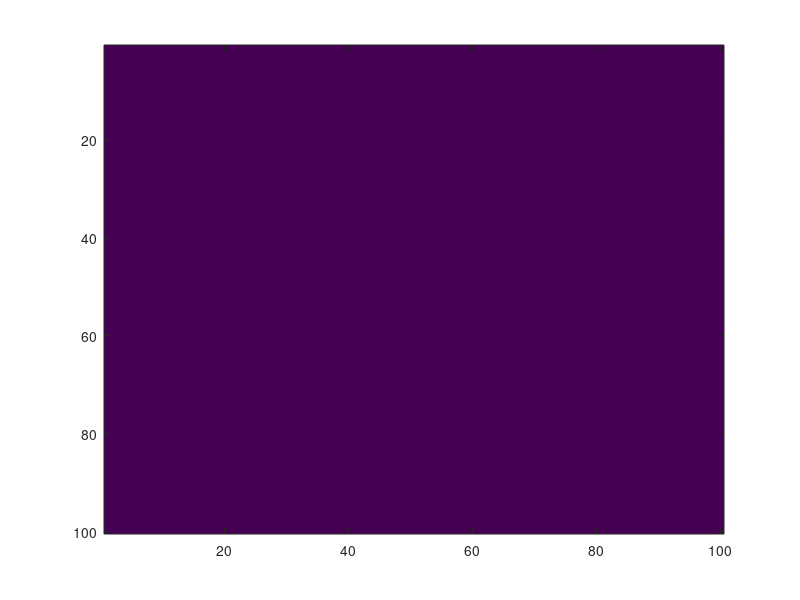
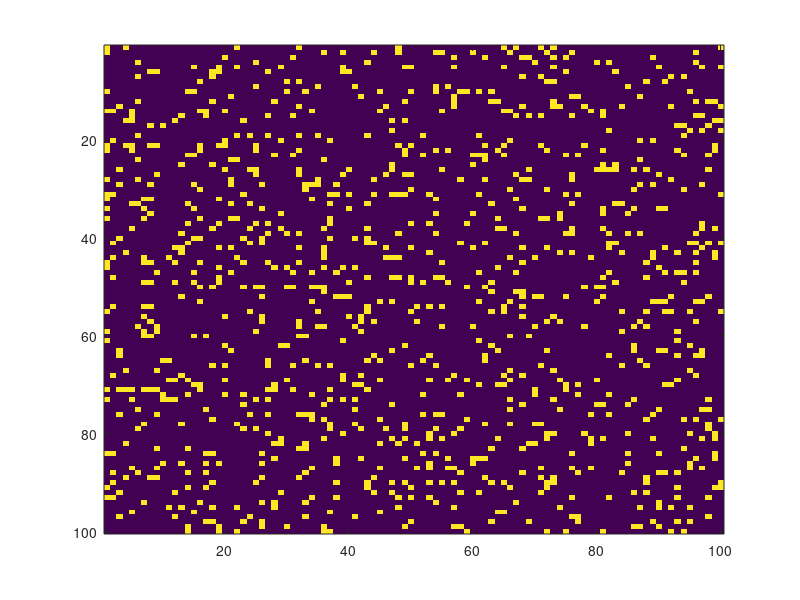
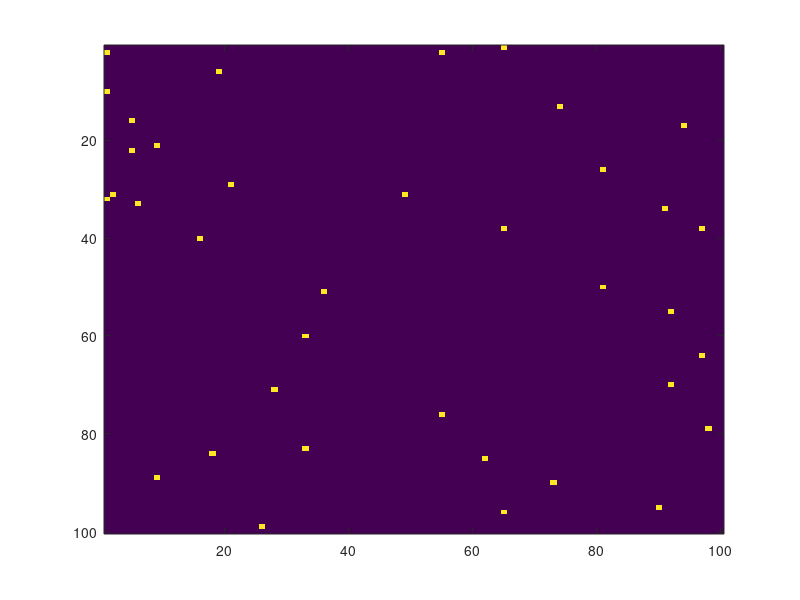
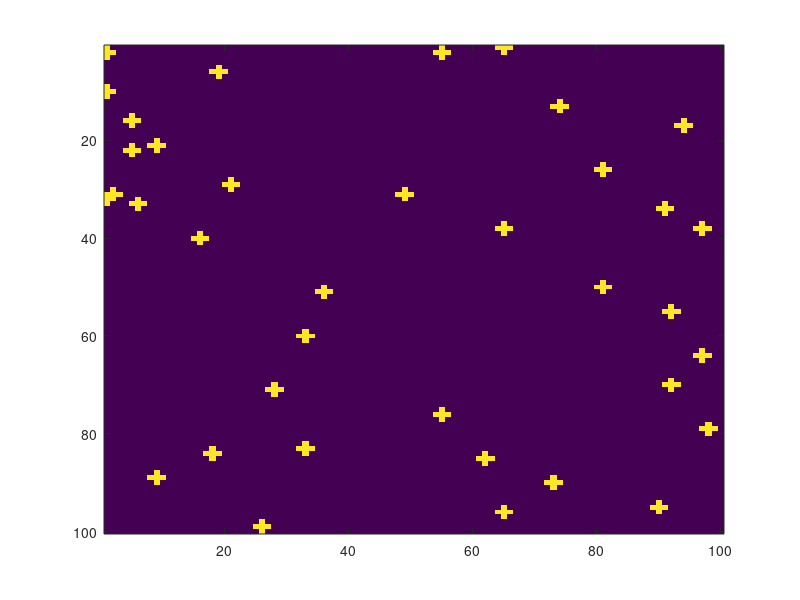

MATLAB code to generate these figures, in order:
%% Nucleation


%%
% This code is for the nucleation of a liquid(l) taken as a 100 * 100 array and 
% then distribution of numbers done from 1 to 10 in the liquid.
% The position where 5 is present is found out and displayed in figure 2
% The average of the VonNeumann Neighbourhood of 5 were taken and if the 
% avg of surrounding is greater then 5 then it grows into a nucleus


%%

clear

l=zeros(100,100); %%liquid
rand_dist=randi([1,10],100,100); %%random distribution of 1 to 10
n_p=zeros(100,100); %%possible nucleation sites
nuc=zeros(100,100);%% nucleated liquid
nuc_point=zeros(100,100); %Nucleation points
n_l= l+rand_dist;  %% liquid after random distribution
[rs,cs]=size(n_l);


figure;
image(l);
for r=1:rs
    for c=1:cs
        if n_l(r,c)==5
            n_p(r,c)=n_l(r,c);
        end
    end
end
pause(2);
figure;

imagesc(n_p);
pause(2);
%%
for r=1:rs
    for c=1:cs
       
        if (r==1 && c==1)
            if n_l(r,c)==5
                sum= n_l(r+1,c)+n_l(r,c+1);
                avg=sum/2;
                if avg>5
                nuc(r+1,c)=1;
                nuc(r,c+1)=1;
                nuc(r,c)=1;
                nuc_point(r,c)=1;
                end
            end
        end
        
        if (r==1 && c==cs)
            if n_l(r,c)==5
                sum= n_l(r+1,c)+n_l(r,c-1);
                avg=sum/2;
                if avg>5
                nuc(r+1,c)=1;
                nuc(r,c-1)=1;
                nuc(r,c)=1;
                nuc_point(r,c)=1;
                end
            end
        end
        
        if (r==rs && c==1)
            if n_l(r,c)==5
                sum= n_l(r-1,c)+n_l(r,c+1);
                avg=sum/2;
                if avg>5
                nuc(r-1,c)=1;
                nuc(r,c+1)=1;
                nuc(r,c)=1;
                nuc_point(r,c)=1;
                end
            end
        end
        
        if (r==rs && c==cs)
               if n_l(r,c)==5
                sum= n_l(r-1,c)+n_l(r,c-1);
                avg=sum/2;
                if avg>5
                nuc(r-1,c)=1;
                nuc(r,c-1)=1;
                nuc(r,c)=1;
                nuc_point(r,c)=1;
                end
               end 
        end
        if(r==1 && c~=1 && c~=cs)
            if n_l(r,c)==5
                sum= n_l(r+1,c)+n_l(r,c+1)+n_l(r,c-1);
                avg=sum/3;
                if avg>5
                nuc(r+1,c)=1;
                nuc(r,c-1)=1;
                nuc(r,c+1)=1;
                nuc(r,c)=1;
                nuc_point(r,c)=1;
                end
            end
        end
        
        if(r~=1 && r~=rs && c==1)
            if n_l(r,c)==5
                sum= n_l(r+1,c)+n_l(r,c+1)+n_l(r-1,c);
                avg=sum/3;
                if avg>5
                nuc(r+1,c)=1;
                nuc(r-1,c)=1;
                nuc(r,c+1)=1;
                nuc(r,c)=1;
                nuc_point(r,c)=1;
                end
            end
        end
        if (r==rs && c~=cs && c~=1)
            if n_l(r,c)==5
                sum= n_l(r-1,c)+n_l(r,c+1)+n_l(r,c-1);
                avg=sum/3;
                if avg>5
                nuc(r-1,c)=1;
                nuc(r,c-1)=1;
                nuc(r,c+1)=1;
                nuc(r,c)=1;
                nuc_point(r,c)=1;
                end
            end
        end
        if (r~=rs && r~=1 && c==cs)
            if n_l(r,c)==5
                sum= n_l(r+1,c)+n_l(r,c-1)+n_l(r-1,c);
                avg=sum/3;
                if avg>5
                nuc(r-1,c)=1;
                nuc(r+1,c)=1;
                nuc(r,c-1)=1;
                nuc(r,c)=1;
                nuc_point(r,c)=1;
                end
            end
        end
        if (r>1 && r<rs && c>1 && c<cs)
          if n_l(r,c)==5
            sum= n_l(r+1,c)+n_l(r,c+1)+n_l(r-1,c)+n_l(r,c-1);
                avg=sum/4;
                if avg>5
                  nuc(r+1,c)=1;
                  nuc(r-1,c)=1;
                  nuc(r,c-1)=1;
                  nuc(r,c+1)=1;
                  nuc(r,c)=1;
                  nuc_point(r,c)=1;
                end
          end
    
        end
if n_l(r,c)~=5 
    n_l(r,c)=0;
end

  

    end

end
pause(2);
figure;
imagesc(nuc_point);
pause(2);
figure;
imagesc(nuc);

